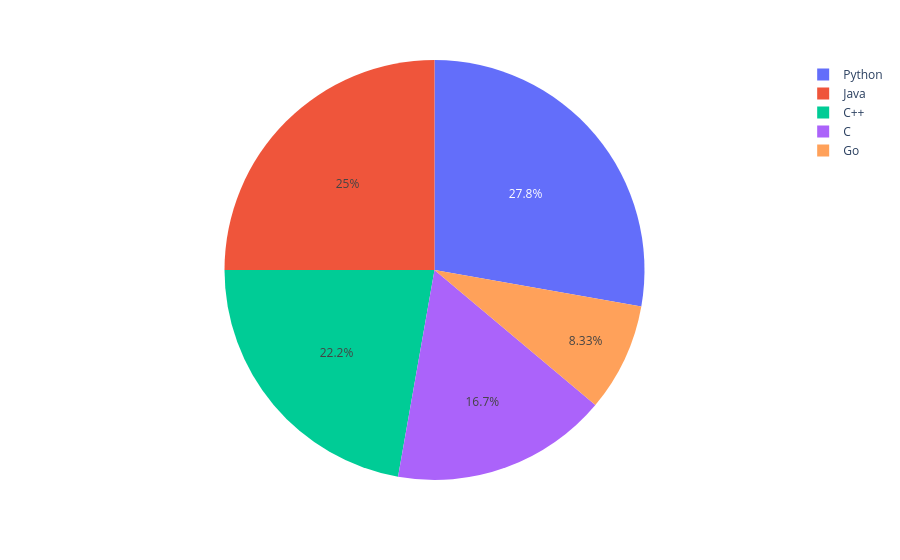

Write notebook code for a chart like this one.
### Code cell
px.pie(df, names='lang', values="users")

### Figure 1 — Plotly figure (JSON) as saved in the notebook; plotly's stock layout.template omitted (floating-point values rounded to 4 significant figures)
{"data": [{"domain": {"x": [0, 1], "y": [0, 1]}, "hovertemplate": "lang=%{label}<br>users=%{value}<extra></extra>", "labels": ["Python", "C", "C++", "Java", "Go"], "legendgroup": "", "name": "", "showlegend": true, "type": "pie", "values": [50, 30, 40, 45, 15]}], "layout": {"legend": {"tracegroupgap": 0}, "margin": {"t": 60}}}
